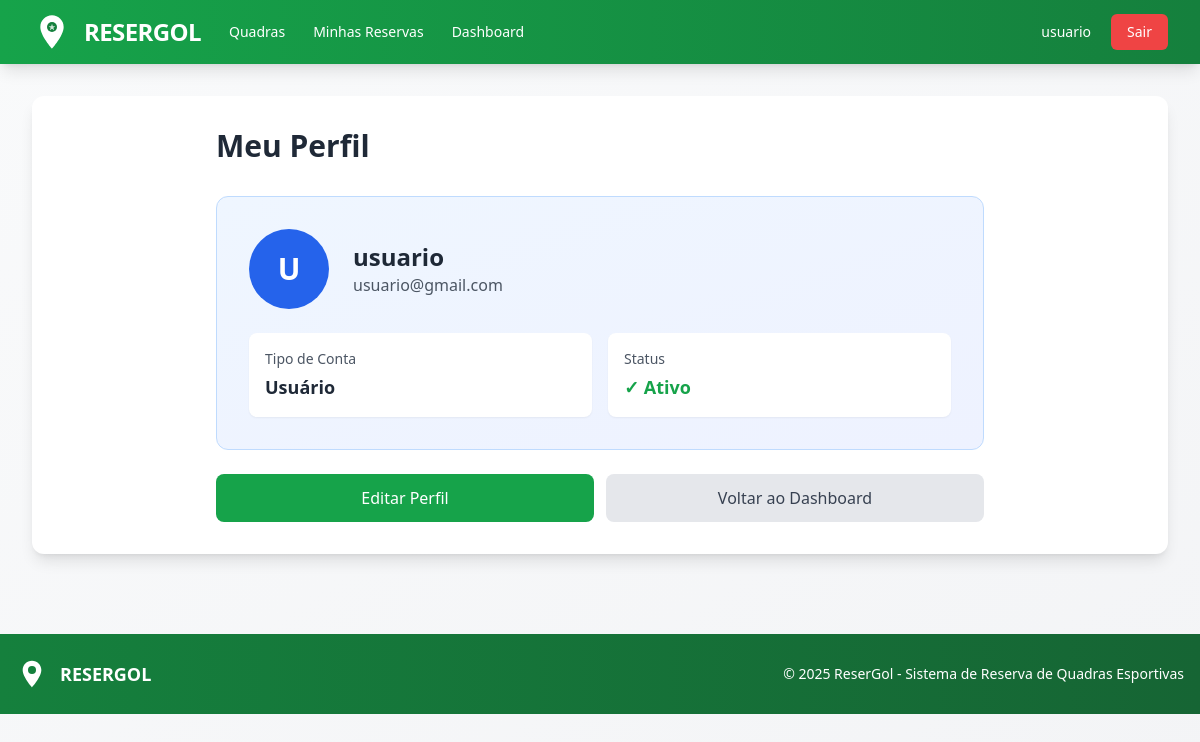
Screenshot of /perfil (signed in) with the database file from the repository.
### models/usuario_model.py (models this page shows, shortened)
class Usuario(UserMixin, db.Model):
    id = db.Column(db.Integer, primary_key=True)
    nome = db.Column(db.String(100), nullable=False)
    email = db.Column(db.String(120), unique=True, nullable=False)
    senha_hash = db.Column(db.String(200), nullable=False)
    role = db.Column(db.String(20), default='usuario', nullable=False)  # 'usuario', 'dono_quadra', 'admin'
    tentativas_login = db.Column(db.Integer, default=0)
    bloqueado_ate = db.Column(db.DateTime, nullable=True)
    quadras = db.relationship('Quadra', backref='dono', lazy=True, cascade='all, delete-orphan')
    def esta_bloqueado(self):
        if self.bloqueado_ate is None:
            return False
        return datetime.utcnow() < self.bloqueado_ate
    def is_admin(self):
        return self.role == 'admin'
    def is_dono_quadra(self):
        return self.role == 'dono_quadra' or self.role == 'admin'

### app.py (the view)
@app.route('/perfil')
def perfil():
    return UsuarioController.perfil()

### app.py (called while the page is built)
@login_manager.user_loader
def load_user(user_id):
    return Usuario.query.get(int(user_id))

### controllers/usuario_controller.py (called while the page is built)
    @login_required
    def perfil():
        return render_template('perfil.html', usuario=current_user)

### templates/perfil.html (shortened to what this page needs)
{% extends "base.html" %}
{% block content %}
    <div class="max-w-3xl mx-auto">
        <h2 class="text-3xl font-bold text-gray-800 mb-8">Meu Perfil</h2>
        <div class="bg-gradient-to-br from-blue-50 to-indigo-50 border border-blue-200 rounded-xl p-8 mb-6">
            <div class="flex items-center mb-6">
                <div class="w-20 h-20 bg-blue-600 rounded-full flex items-center justify-center text-white text-3xl font-bold">
                    {{ current_user.nome[0].upper() }}
                </div>
                <div class="ml-6">
                    <h3 class="text-2xl font-bold text-gray-800">{{ current_user.nome }}</h3>
                    <p class="text-gray-600">{{ current_user.email }}</p>
                </div>
            </div>
            <div class="grid grid-cols-1 md:grid-cols-2 gap-4 mt-6">
                <div class="bg-white rounded-lg p-4 shadow-sm">
                    <p class="text-sm text-gray-600 mb-1">Tipo de Conta</p>
                    {% if current_user.is_admin() %}
                        <p class="text-lg font-bold text-red-600">Administrador</p>
                    {% elif current_user.is_dono_quadra() %}
                        <p class="text-lg font-bold text-green-600">Dono de Quadra</p>
                    {% else %}
                        <p class="text-lg font-bold text-gray-800">Usuário</p>
                    {% endif %}
                </div>
                <div class="bg-white rounded-lg p-4 shadow-sm">
                    <p class="text-sm text-gray-600 mb-1">Status</p>
                    {% if current_user.esta_bloqueado() %}
                        <p class="text-lg font-bold text-red-600">Bloqueado</p>
                    {% else %}
                        <p class="text-lg font-bold text-green-600">✓ Ativo</p>
                    {% endif %}
                </div>
            </div>
        </div>
        <div class="flex gap-3">
            <a href="{{ url_for('editar_perfil') }}"
               class="flex-1 text-center bg-resergol-600 hover:bg-resergol-700 text-white font-medium py-3 px-6 rounded-lg transition duration-200">
                Editar Perfil
            </a>
            <a href="{{ url_for('dashboard') }}"
               class="flex-1 text-center bg-gray-200 hover:bg-gray-300 text-gray-700 font-medium py-3 px-6 rounded-lg transition duration-200">
                Voltar ao Dashboard
            </a>
        </div>
    </div>
{% endblock %}

### templates/base.html (shortened to what this page needs)
<!DOCTYPE HTML>
<html lang="pt-BR">
<head>
    <script src="https://cdn.tailwindcss.com"></script>
</head>
<body class="bg-gradient-to-br from-gray-50 to-gray-100 min-h-screen">
    <nav class="bg-gradient-to-r from-resergol-600 to-resergol-700 shadow-lg">
        <div class="max-w-7xl mx-auto px-4 sm:px-6 lg:px-8">
            <div class="flex items-center justify-between h-16">
                <div class="flex items-center space-x-4">
                    <a href="{{ url_for('index') }}" class="flex items-center space-x-3 hover:opacity-90 transition">
                        <span class="text-white font-bold text-2xl tracking-tight">RESERGOL</span>
                    </a>
                                       {% if current_user.is_authenticated %}
                        <div class="hidden md:flex items-center space-x-1 ml-8">
                            <a href="{{ url_for('listar_quadras') }}" class="text-white hover:bg-resergol-500 px-3 py-2 rounded-md text-sm font-medium transition">
                                Quadras
                            </a>
                            <a href="{{ url_for('minhas_reservas') }}" class="text-white hover:bg-resergol-500 px-3 py-2 rounded-md text-sm font-medium transition">
                                Minhas Reservas
                            </a>
                            <a href="{{ url_for('dashboard') }}" class="text-white hover:bg-resergol-500 px-3 py-2 rounded-md text-sm font-medium transition">
                                Dashboard
                            </a>
                        </div>
                    {% endif %}
                </div>
                <div class="flex items-center space-x-2">
                    {% if current_user.is_authenticated %}
                        <a href="{{ url_for('perfil') }}" class="text-white hover:bg-resergol-500 px-3 py-2 rounded-md text-sm font-medium transition">
                             {{ current_user.nome.split()[0] }}
                        </a>
                        <a href="{{ url_for('logout') }}" class="bg-red-500 hover:bg-red-600 text-white px-4 py-2 rounded-md text-sm font-medium transition">
                            Sair
                        </a>
                    {% endif %}
                </div>
            </div>
        </div>
    </nav>
    <div class="max-w-7xl mx-auto px-4 sm:px-6 lg:px-8 py-8">
        <div class="bg-white rounded-xl shadow-lg p-6 md:p-8">
            {% block content %}{% endblock %}
        </div>
    </div>
    <footer class="bg-gradient-to-r from-resergol-700 to-resergol-800 text-white mt-12">
        <div class="max-w-7xl mx-auto px-4 py-6">
            <div class="flex flex-col md:flex-row justify-between items-center">
                <div class="flex items-center space-x-3 mb-4 md:mb-0">
                    <svg class="h-8 w-8 text-white" viewBox="0 0 24 24" fill="currentColor">
                        <path d="M12 2C8.13 2 5 5.13 5 9c0 5.25 7 13 7 13s7-7.75 7-13c0-3.87-3.13-7-7-7zm0 9.5c-1.38 0-2.5-1.12-2.5-2.5s1.12-2.5 2.5-2.5 2.5 1.12 2.5 2.5-1.12 2.5-2.5 2.5z"/>
                        <circle cx="12" cy="9" r="3" fill="#15803d"/>
                    </svg>
                    <span class="font-bold text-lg">RESERGOL</span>
                </div>
                <p class="text-sm text-center">&copy; 2025 ReserGol - Sistema de Reserva de Quadras Esportivas</p>
            </div>
        </div>
    </footer>
</body>
</html>

### rows the page displays
Usuario: nome "usuario", nome "U", email "usuario@gmail.com"
